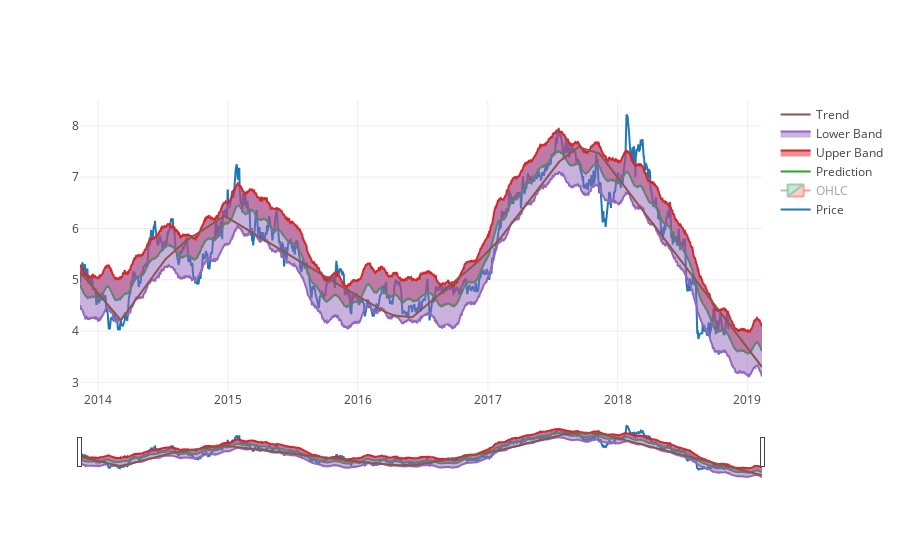

Source (notebook cell):
### Code cell
# Plot an interactive chart with plotly inorder to analyze over webbrowsers
figure = py.iplot({"data": [
    go.Scatter(x=symbol_data['ds'], y=symbol_data['Adj Close'], name='Price'),    
    go.Candlestick(x=symbol_data.ds,
                   open=symbol_data.Open,
                   high=symbol_data.High,
                   low=symbol_data.Low,
                   close=symbol_data.Close, visible='legendonly', name='OHLC'),
    go.Scatter(x=forecast['ds'], y=forecast['yhat'], name='Prediction'),
    go.Scatter(x=forecast['ds'], y=forecast['yhat_upper'], fill='tonexty', name='Upper Band'),
    go.Scatter(x=forecast['ds'], y=forecast['yhat_lower'], fill='tonexty', name='Lower Band'),
    go.Scatter(x=forecast['ds'], y=forecast['trend'], name='Trend')]})

### Figure 1 — Plotly figure (JSON) as saved in the notebook; plotly's stock layout.template omitted (floating-point values rounded to 4 significant figures; data arrays with more than 128 entries replaced by an {"elided": "..."} marker saying what was removed)
{"data": [{"name": "Price", "type": "scatter", "uid": "9f0607c7-2f4c-4c9e-8082-f1c55b947bac", "x": {"elided": "1303 str values"}, "y": {"elided": "1303 float values"}}, {"close": {"elided": "1303 float values"}, "high": {"elided": "1303 float values"}, "low": {"elided": "1303 float values"}, "name": "OHLC", "open": {"elided": "1303 float values"}, "type": "candlestick", "uid": "1524c557-d45a-4736-950d-691ade0eb934", "visible": "legendonly", "x": {"elided": "1303 str values"}}, {"name": "Prediction", "type": "scatter", "uid": "255c2991-aa7b-4363-9a86-fccc3b6ecf9d", "x": {"elided": "1371 str values"}, "y": {"elided": "1371 float values"}}, {"fill": "tonexty", "name": "Upper Band", "type": "scatter", "uid": "6e3c9852-b684-40ca-b440-60fcfec7b728", "x": {"elided": "1371 str values"}, "y": {"elided": "1371 float values"}}, {"fill": "tonexty", "name": "Lower Band", "type": "scatter", "uid": "42697cd1-251b-4b0a-994a-b9ed07436f8f", "x": {"elided": "1371 str values"}, "y": {"elided": "1371 float values"}}, {"name": "Trend", "type": "scatter", "uid": "5a8bb805-2b47-4122-b0e1-ff4cd9a8d511", "x": {"elided": "1371 str values"}, "y": {"elided": "1371 float values"}}], "layout": {}}
